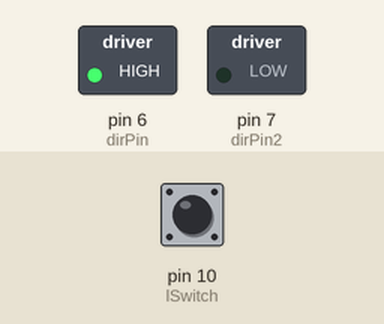
A sketch run on a simulated Arduino Uno, built with avr-gcc and run on an emulated ATmega328P. Shown: switched loads named in the sketch (green lamp = pin HIGH). Inputs (shaded band) come from the test bench; at power-on: pin 10 (lSwitch) LOW. The local clock reads 2024-03-15 10:24:30 at power-on unless the sketch sets it.

Above: at 15.8 s.
At 58.0 s:
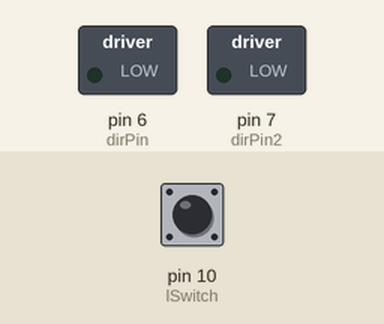
At 124.2 s:
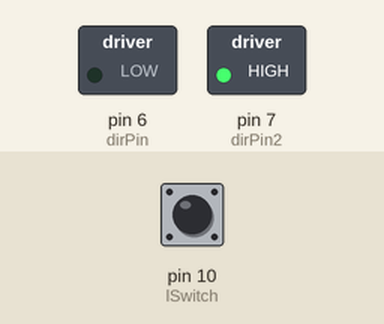
Timing chart, 0 to 125.7 s (numbered marks = the images above):
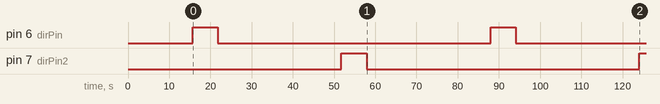

Measured:
- by itself, pin 6 (dirPin): alternates HIGH for 6.1 s and LOW for 66.2 s
- by itself, pin 7 (dirPin2): LOW → HIGH at 51.8 s, → LOW 6.1 s later, → HIGH 66.2 s later

The sketch:

float_engine.ino
```cpp
#include <SoftwareSerial.h>
#include <Wire.h>
#include <RTClib.h>

#define antiClockwise 0
#define clockwise 1
#define dirPin 6
#define dirPin2 7
#define lSwitch 10

RTC_DS3231 rtc;
SoftwareSerial HC12(9, 8);

const int downDelay = 30;
const int upDelay = 30;

unsigned long transmitStartTime;
unsigned long transmitDuration;


/**
 * @brief Initializes the necessary components and sets up the initial configuration.
 */
void setup() {
  pinMode(dirPin, OUTPUT);
  pinMode(dirPin2, OUTPUT);
  pinMode(lSwitch, INPUT);
  HC12.begin(9600);
  rtc.begin();
  for (int i = 0; i < 30; i++) {
    sendClock();
    delay(500);
  }
}

/**
 * @brief The main loop that runs continuously.
 */
void loop() {
  profile();
  sendClock();
}

/**
 * @brief Transmits clock signal for a specified duration.
 *
 * @param duration The duration in milliseconds for which the clock signal should be transmitted.
 */
void transmit(unsigned long duration) {

  transmitDuration = duration;
  transmitStartTime = millis();
  while (millis() - transmitStartTime < transmitDuration) {
    sendClock();
    delay(150);
  }
}

/**
 * @brief Performs the profile operation.
 *
 * The profile operation consists of moving the motor down, transmitting the clock signal for a specified duration,
 * waiting for the limit switch to be triggered, stopping the motor, waiting for a delay, moving the motor up,
 * transmitting the clock signal for a specified duration, waiting for the limit switch to be triggered again,
 * stopping the motor, and waiting for another delay.
 */
void profile() {
  down();
  transmit(6000);
  while (digitalRead(lSwitch) == HIGH) {
    sendClock();
  }
  stopMotor();
  transmit(downDelay * 1000);
  up();
  transmit(6000);
  while (digitalRead(lSwitch) == HIGH) {
    sendClock();
  }
  stopMotor();
  transmit(upDelay * 1000);
}

/**
 * @brief Moves the motor up.
 */
void up() {
  rotate(antiClockwise);
}

/**
 * @brief Moves the motor down.
 */
void down() {
  rotate(clockwise);
}

/**
 * @brief Rotates the motor in the specified direction.
 *
 * @param direction The direction in which the motor should rotate. Use the constants `antiClockwise` or `clockwise`.
 */
void rotate(int direction) {
  digitalWrite(dirPin, direction);
  digitalWrite(dirPin2, !direction);
}

/**
 * @brief Stops the motor.
 */
void stopMotor() {
  digitalWrite(dirPin, LOW);
  digitalWrite(dirPin2, LOW);
}

/**
 * @brief Sends the current time over the HC12 module.
 */
void sendClock() {
  DateTime now = rtc.now();
  HC12.print("Orcas EX05 ");
  HC12.print(now.hour(), DEC);
  HC12.print(':');
  HC12.print(now.minute(), DEC);
  HC12.print(':');
  HC12.print(now.second(), DEC);
  HC12.println("");
}
```
